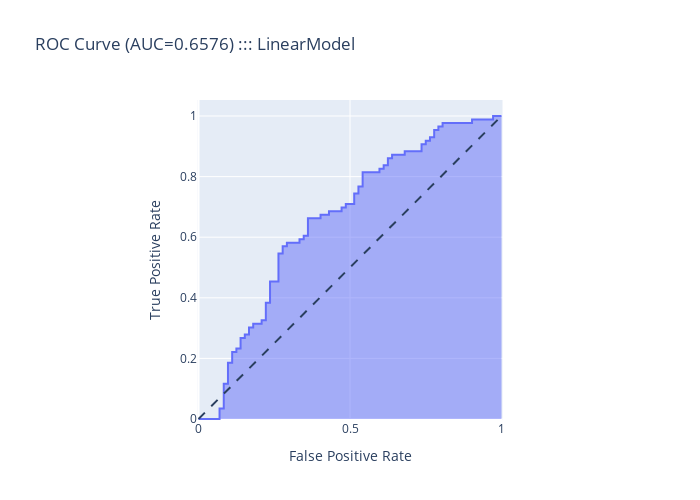

Notebook cell for this chart:
### Code cell
from sklearn.metrics import auc
fig = px.area(
    x=fpr, y=tpr,
    title=f'ROC Curve (AUC={auc(fpr, tpr):.4f}) ::: LinearModel',
    labels=dict(x='False Positive Rate', y='True Positive Rate'),
    width=700, height=500
)
fig.add_shape(
    type='line', line=dict(dash='dash'),
    x0=0, x1=1, y0=0, y1=1
)

fig.update_yaxes(scaleanchor="x", scaleratio=1)
fig.update_xaxes(constrain='domain')
fig.show()

### Figure 1 — Plotly figure (JSON) as saved in the notebook; plotly's stock layout.template omitted (floating-point values rounded to 4 significant figures)
{"data": [{"fillpattern": {"shape": ""}, "hovertemplate": "False Positive Rate=%{x}<br>True Positive Rate=%{y}<extra></extra>", "legendgroup": "", "line": {"color": "#636efa"}, "marker": {"symbol": "circle"}, "mode": "lines", "name": "", "orientation": "v", "showlegend": false, "stackgroup": "1", "type": "scatter", "x": [0, 0.01389, 0.06944, 0.06944, 0.08333, 0.08333, 0.09722, 0.09722, 0.1111, 0.1111, 0.125, 0.125, 0.1389, 0.1389, 0.1528, 0.1528, 0.1667, 0.1667, 0.1806, 0.1806, 0.2083, 0.2083, 0.2222, 0.2222, 0.2361, 0.2361, 0.2639, 0.2639, 0.2778, 0.2778, 0.2917, 0.2917, 0.3333, 0.3333, 0.3472, 0.3472, 0.3611, 0.3611, 0.4028, 0.4028, 0.4306, 0.4306, 0.4722, 0.4722, 0.4861, 0.4861, 0.5139, 0.5139, 0.5278, 0.5278, 0.5417, 0.5417, 0.5972, 0.5972, 0.6111, 0.6111, 0.625, 0.625, 0.6389, 0.6389, 0.6806, 0.6806, 0.7361, 0.7361, 0.75, 0.75, 0.7639, 0.7639, 0.7778, 0.7778, 0.7917, 0.7917, 0.8056, 0.8056, 0.9028, 0.9028, 0.9722, 0.9722, 1], "xaxis": "x", "y": [0, 0, 0, 0.03488, 0.03488, 0.1163, 0.1163, 0.186, 0.186, 0.2209, 0.2209, 0.2326, 0.2326, 0.2674, 0.2674, 0.2791, 0.2791, 0.3023, 0.3023, 0.314, 0.314, 0.3256, 0.3256, 0.3837, 0.3837, 0.4535, 0.4535, 0.5465, 0.5465, 0.5698, 0.5698, 0.5814, 0.5814, 0.593, 0.593, 0.6047, 0.6047, 0.6628, 0.6628, 0.6744, 0.6744, 0.686, 0.686, 0.6977, 0.6977, 0.7093, 0.7093, 0.7442, 0.7442, 0.7674, 0.7674, 0.814, 0.814, 0.8256, 0.8256, 0.8372, 0.8372, 0.8605, 0.8605, 0.8721, 0.8721, 0.8837, 0.8837, 0.907, 0.907, 0.9186, 0.9186, 0.9302, 0.9302, 0.9535, 0.9535, 0.9651, 0.9651, 0.9767, 0.9767, 0.9884, 0.9884, 1, 1], "yaxis": "y"}], "layout": {"height": 500, "legend": {"tracegroupgap": 0}, "shapes": [{"line": {"dash": "dash"}, "type": "line", "x0": 0, "x1": 1, "y0": 0, "y1": 1}], "title": {"text": "ROC Curve (AUC=0.6576) ::: LinearModel"}, "width": 700, "xaxis": {"anchor": "y", "constrain": "domain", "domain": [0, 1], "title": {"text": "False Positive Rate"}}, "yaxis": {"anchor": "x", "domain": [0, 1], "scaleanchor": "x", "scaleratio": 1, "title": {"text": "True Positive Rate"}}}}
